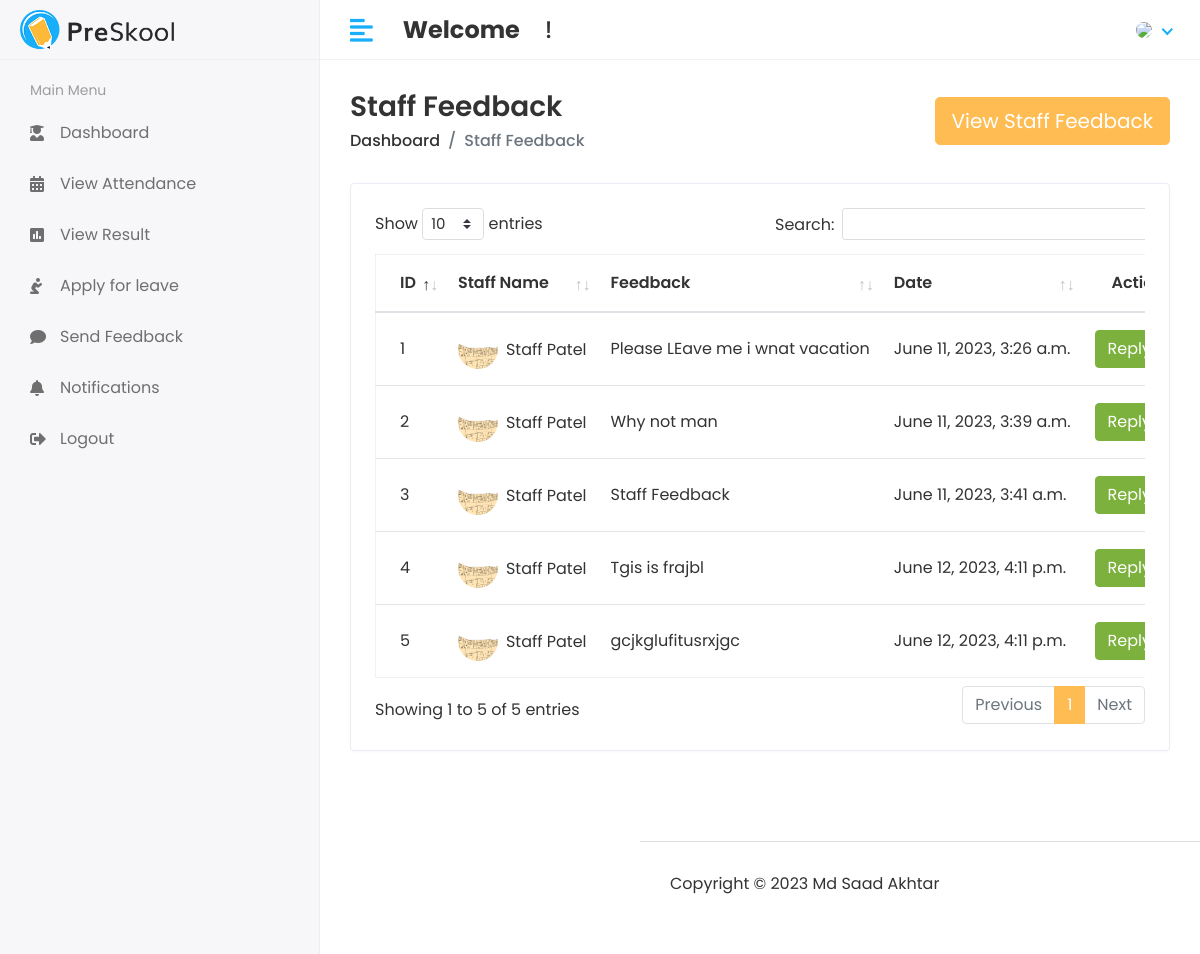
The app's page /Hod/Staff/Feedback with its own data.
### app/models.py (models this page shows, shortened)
class Staff_Feedback(models.Model):
    staff_id = models.ForeignKey(Staff,on_delete=models.CASCADE)
    feedback = models.TextField()
    feedback_reply = models.TextField()
    created_at = models.DateTimeField(auto_now_add=True,null=True)
    updated_at = models.DateTimeField(auto_now_add=True,null=True)

class Staff(models.Model):
    admin = models.OneToOneField(CustomUser, on_delete=models.CASCADE)
    address = models.TextField()
    gender = models.CharField(max_length=100)
    created_at = models.DateTimeField(auto_now_add=True)
    updated_at = models.DateTimeField(auto_now_add=True)

class CustomUser(AbstractUser):
    USER = (
        (1,'HOD'),
        (2,'STAFF'),
        (3,'STUDENT'),
    )
    user_type = models.CharField(choices=USER,max_length=100,default=1)
    profile_pic = models.ImageField(upload_to="media/profile_pic")

### student_management_system/Hod_views.py (the view)
# urls.py: path('Hod/Staff/Feedback',Hod_views.STAFF_FEEDBACK, name = "hod_staff_feedback"),
def STAFF_FEEDBACK(request):
    staff = Staff.objects.all()
    feedback = Staff_Feedback.objects.all()
    feedback_history = Staff_Feedback.objects.all().order_by("-id")[:5]
    context = {
        "staffs":staff,
        "feedback":feedback,
        "feedback_history":feedback_history
    }
    return render(request,"Hod/staff_feedback.html",context)

### templates/hod/staff_feedback.html (shortened to what this page needs)
{% extends 'base.html' %} {% block content %}
<div class="content container-fluid">
  <div class="page-header">
    <div class="row align-items-center">
      <div class="col">
        <h3 class="page-title">Staff Feedback</h3>
        <ul class="breadcrumb">
          <li class="breadcrumb-item">
            <a href="{% url 'hod_home' %}">Dashboard</a>
          </li>
          <li class="breadcrumb-item active">Staff Feedback</li>
        </ul>
      </div>
      <div class="col-auto text-right float-right ml-auto">
        <button
          type="button"
          class="btn btn-primary btn-lg"
          data-toggle="modal"
          data-target="#modelId"
        >
          View Staff Feedback
        </button>
      </div>
    </div>
  </div>
  <div class="row">
    <div class="col-sm-12">
      <div class="card card-table">
        <div class="card-body">
          <div class="table-responsive">
            <table id="table_id" class="table table-hover table-center mb-0">
              <thead>
                <tr>
                  <th>ID</th>
                  <th>Staff Name</th>
                  <th>Feedback</th>
                  <th>Date</th>
                  <th class="text-right">Action</th>
                </tr>
              </thead>
              <tbody>
                {% for stu in feedback %}
                <tr>
                  <td>{{stu.id}}</td>
                  <td>
                    <h2 class="table-avatar">
                      <a
                        href="student-details.html"
                        class="avatar avatar-sm mr-2"
                        ><img
                          class="avatar-img rounded-circle"
                          src="/{{stu.staff_id.admin.profile_pic}}"
                          alt="User Image"
                      /></a>
                      <a href="student-details.html"
                        >{{stu.staff_id.admin.first_name}}&nbsp;{{stu.staff_id.admin.last_name}}</a
                      >
                    </h2>
                  </td>
                  <td>{{stu.feedback}}</td>
                  <td>{{stu.updated_at}}</td>
                  <td class="text-right">
                    <button
                      class="btn btn-success"
                      data-toggle="modal"
                      data-target="#sendnotification-{{forloop.counter}}"
                    >
                      Reply
                    </button>
                  </td>
                </tr>
                {% endfor %}
              </tbody>
            </table>
          </div>
        </div>
      </div>
    </div>
  </div>
</div>
{% endblock content %}

### static/assets/css/style.css (style rules this page uses)
html { height: 100%; }
body { background-color: #fff; color: #333; font-family: 'Poppins', sans-serif; font-size: 1rem; height: 100%; line-height: 1.5; overflow-x: hidden; }
h1, h2, h3, h4, h5, h6 { font-family: 'Poppins', sans-serif; margin-top: 0; }
a { color: #009ce7; }
input, button, a { transition: all 0.4s ease; -moz-transition: all 0.4s ease; -o-transition: all 0.4s ease; -ms-transition: all 0.4s ease; -webkit-transition: all 0.4s ease; }
input, input:focus, button, button:focus { outline: none; }
ul, ol { padding: 0px; list-style: none; }
.table { color: #333; max-width: 100%; margin-bottom: 0; width: 100%; }
.table.dataTable { border-collapse: collapse !important; border: 1px solid rgba(0, 0, 0, 0.05); }
table.table td h2 { display: inline-block; font-size: inherit; font-weight: 400; margin: 0; padding: 0; vertical-align: middle; }
table.table td h2.table-avatar { align-items: center; display: inline-flex; font-size: inherit; font-weight: 400; margin: 0; padding: 0; vertical-align: middle; white-space: nowrap; }
table.table td h2 a { color: #333; }
.table thead tr th { font-weight: 600; }
.table tbody tr { border-bottom: 1px solid rgba(0, 0, 0, 0.05); }
.table.table-center td, .table.table-center th { vertical-align: middle; }
.card-table .card-body .table > thead > tr > th { border-top: 0; }
.card-table .card-body .table tr td:first-child, .card-table .card-body .table tr th:first-child { padding-left: 1.5rem; }
.card-table .card-body .table tr td:last-child, .card-table .card-body .table tr th:last-child { padding-right: 1.5rem; }
.card-table .table td, .card-table .table th { border-top: 1px solid #e2e5e8; padding: 1rem 0.75rem; white-space: nowrap; }
.btn-primary { background-color: #FFBC53; border: 1px solid #FFBC53; }
.btn-success { background-color: #7bb13c; border: 1px solid #7bb13c }
.card { border: 1px solid #ececf5; box-shadow: 0 1px 3px 0 rgba(0, 0, 0, 0.03); margin-bottom: 1.875rem; }
.card-body { padding: 1.5rem; }
.avatar { position: relative; display: inline-block; width: 3rem; height: 3rem }
.avatar > img { width: 100%; height: 100%; -o-object-fit: cover; object-fit: cover; }
.avatar-sm { width: 2.5rem; height: 2.5rem; }
.page-wrapper > .content { padding: 1.875rem 1.875rem 0; }
.page-header { margin-bottom: 1.875rem; }
.page-header .breadcrumb { background-color: transparent; color: #6c757d; font-size: 1rem; font-weight: 500; margin-bottom: 0; padding: 0; }
.page-header .breadcrumb a { color: #333; }
.page-title { font-size: 28px; font-weight: 600; color: #333; margin-bottom: 5px; }

### records on screen
Staff_Feedback: id "1", staff_id.admin.profile_pic (picture), staff_id.admin.first_name "Staff", staff_id.admin.last_name "Patel", feedback "Please LEave me i wnat vacation", updated_at "June 11, 2023, 3:26 a.m."
Staff_Feedback: id "2", staff_id.admin.profile_pic (picture), staff_id.admin.first_name "Staff", staff_id.admin.last_name "Patel", feedback "Why not man", updated_at "June 11, 2023, 3:39 a.m."
Staff_Feedback: id "3", staff_id.admin.profile_pic (picture), staff_id.admin.first_name "Staff", staff_id.admin.last_name "Patel", feedback "Staff Feedback", updated_at "June 11, 2023, 3:41 a.m."
Staff_Feedback: id "4", staff_id.admin.profile_pic (picture), staff_id.admin.first_name "Staff", staff_id.admin.last_name "Patel", feedback "Tgis is frajbl", updated_at "June 12, 2023, 4:11 p.m."
Staff_Feedback: id "5", staff_id.admin.profile_pic (picture), staff_id.admin.first_name "Staff", staff_id.admin.last_name "Patel", feedback "gcjkglufitusrxjgc", updated_at "June 12, 2023, 4:11 p.m."
